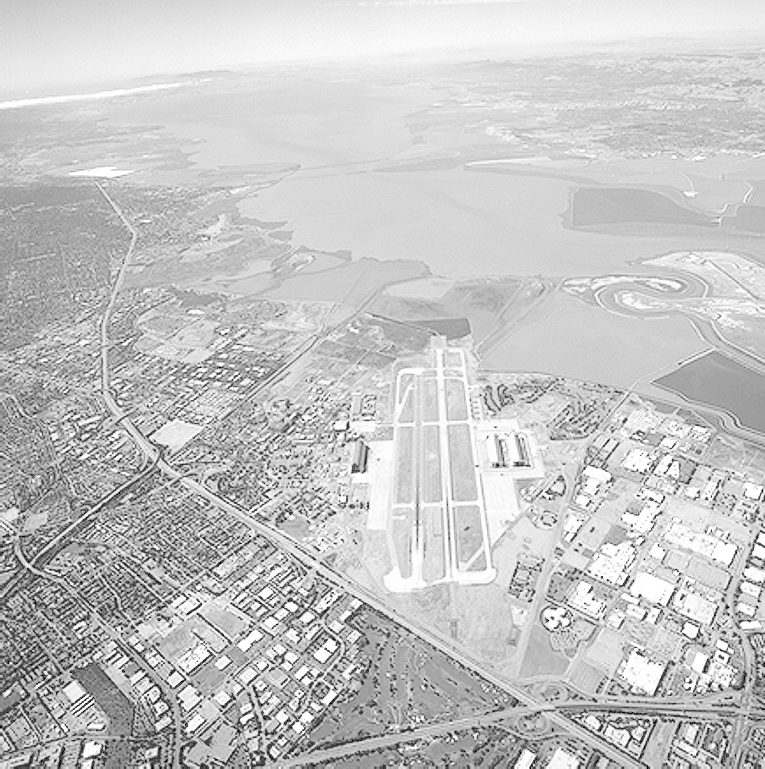
#> input picture runway.png, 765 x 769 px
$ jupyter execute 258782J_A01_Q6.ipynb   (older library calls are emulated)
#> lines starting #> are read from the running program, lines starting #| are printed output that depends on the picture
[cell 1]
import numpy as np
import matplotlib.pyplot as plt
import cv2

[cell 2]
def get_dog_kernels(size=5, sigma=2):
    k = size // 2
    y, x = np.ogrid[-k:k+1, -k:k+1]

    # Standard Gaussian
    gaussian = (1 / (2 * np.pi * sigma**2)) * np.exp(-(x**2 + y**2) / (2 * sigma**2))

    # Derivatives
    gx = -(x / sigma**2) * gaussian
    gy = -(y / sigma**2) * gaussian

    # Normalize: Sum of absolute values to 1 for gradient consistency
    gx /= np.sum(np.abs(gx))
    gy /= np.sum(np.abs(gy))

    return gx, gy

gx_kernel, gy_kernel = get_dog_kernels()

[cell 3]
# Load image
img = cv2.imread('runway.png', 0)
#> img is the input picture: shape (769, 765); min 0, max 255, mean 197.1

# (d) Manual Convolution
grad_x_dog = cv2.filter2D(img, cv2.CV_64F, gx_kernel)
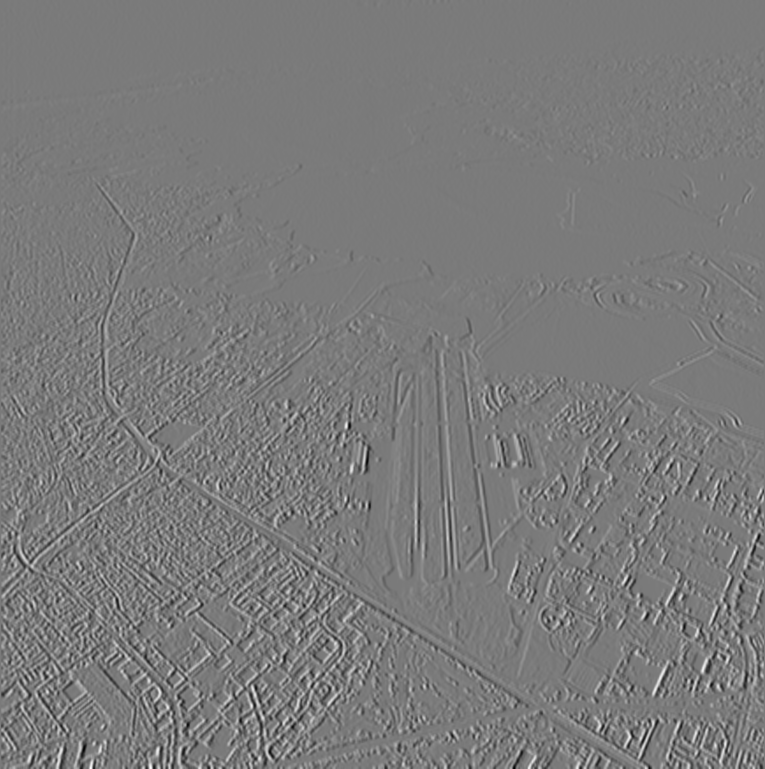
#> grad_x_dog: shape (769, 765) float64; min -98.83, max 106.3, mean 0; drawn with min black and max white
grad_y_dog = cv2.filter2D(img, cv2.CV_64F, gy_kernel)
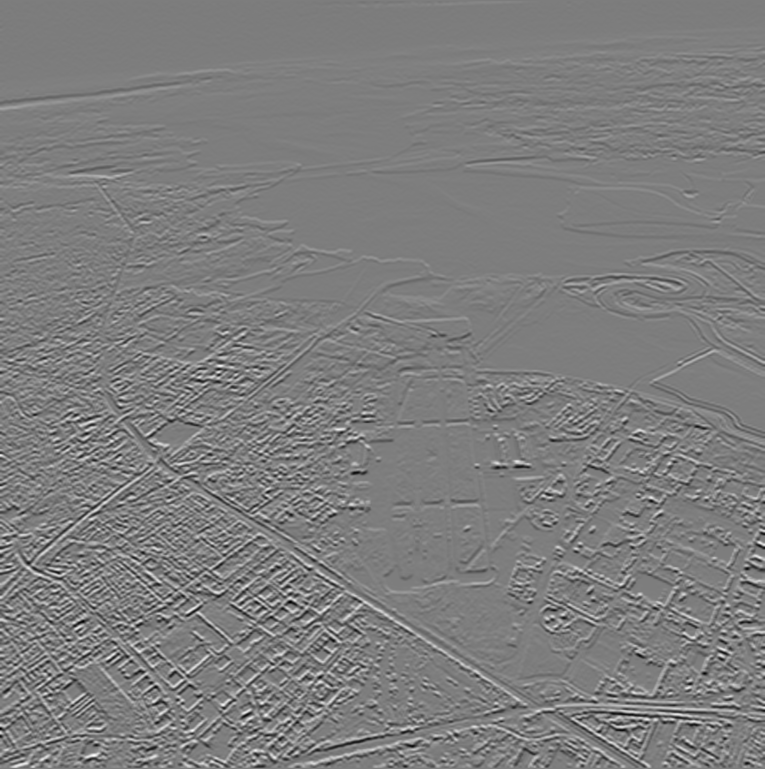
#> grad_y_dog: shape (769, 765) float64; min -93.09, max 95.59, mean 0.1; drawn with min black and max white

# (e) OpenCV Sobel
sobel_x = cv2.Sobel(img, cv2.CV_64F, 1, 0, ksize=5)
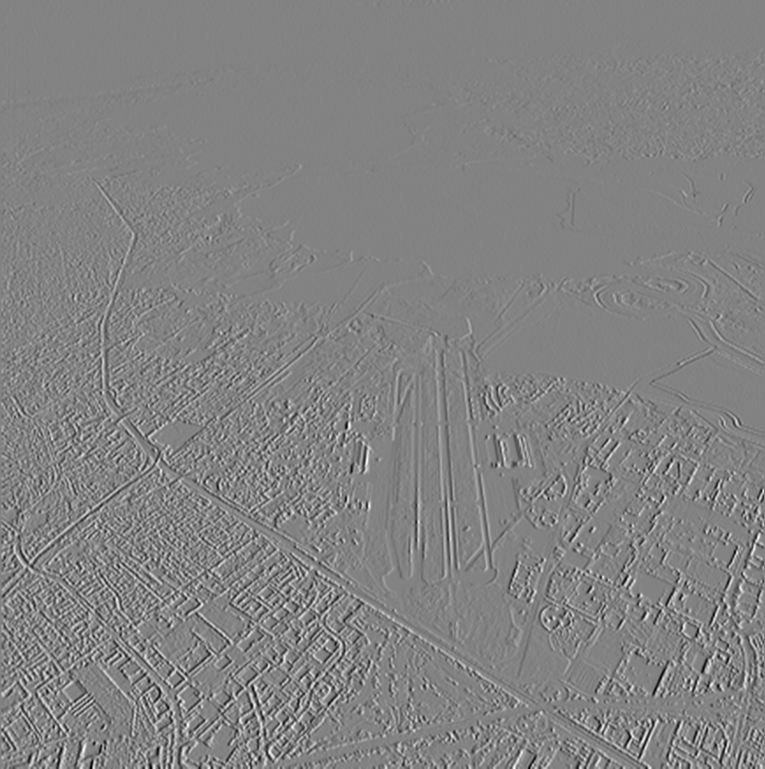
#> sobel_x: shape (769, 765) float64; min -9652, max 9177, mean 3.9; drawn with min black and max white
sobel_y = cv2.Sobel(img, cv2.CV_64F, 0, 1, ksize=5)
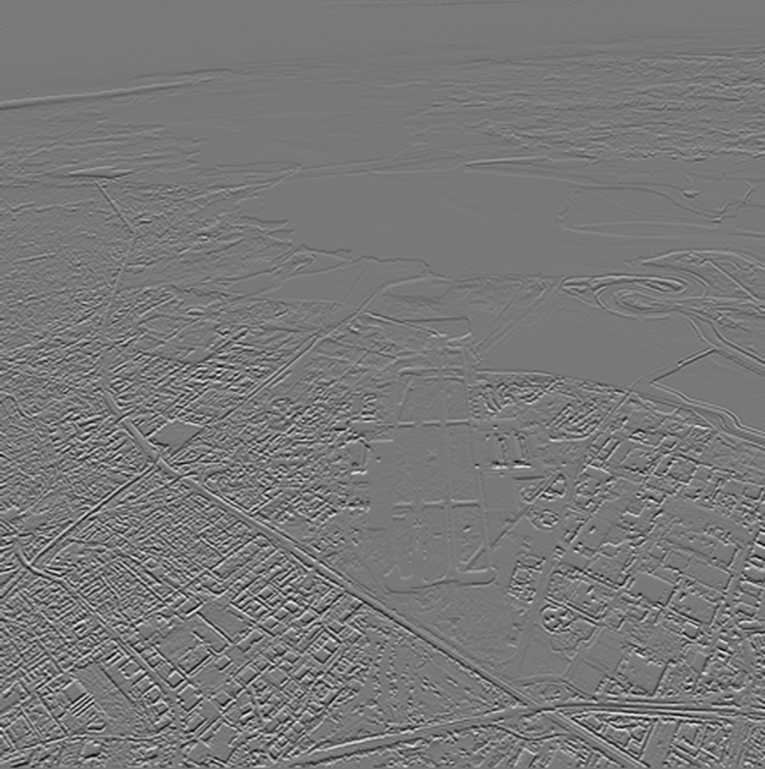
#> sobel_y: shape (769, 765) float64; min -8941, max 9904, mean -11.7; drawn with min black and max white

# Calculate Magnitude: sqrt(Gx^2 + Gy^2)
magnitude = np.sqrt(grad_x_dog**2 + grad_y_dog**2)
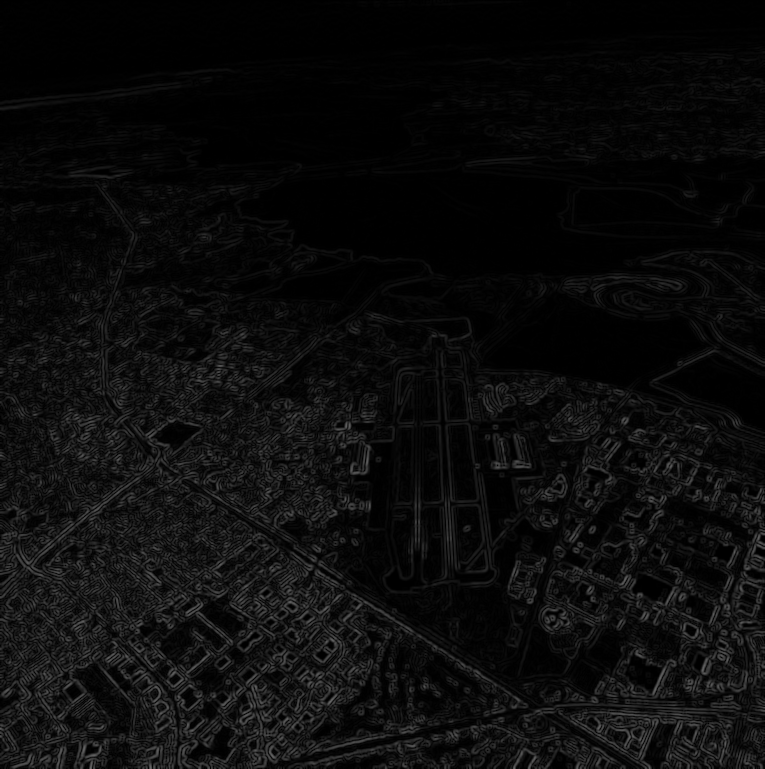
#> magnitude: shape (769, 765) float64; min 6.39e-16, max 106.3, mean 12.1
magnitude = np.uint8(np.clip(magnitude, 0, 255))

# --- Visualization ---
plt.figure(figsize=(15, 5))
plt.subplot(1, 5, 1); plt.imshow(grad_x_dog, cmap='gray'); plt.title('Horizontal Gradient (Gx)'); plt.axis('off')
plt.subplot(1, 5, 2); plt.imshow(grad_y_dog, cmap='gray'); plt.title('Vertical Gradient (Gy)'); plt.axis('off')
plt.subplot(1, 5, 3); plt.imshow(sobel_x, cmap='gray'); plt.title('Sobel Horizontal Gradient'); plt.axis('off')
plt.subplot(1, 5, 4); plt.imshow(sobel_y, cmap='gray'); plt.title('Sobel Vertical Gradient'); plt.axis('off')
plt.subplot(1, 5, 5); plt.imshow(magnitude, cmap='gray'); plt.title('Gradient Magnitude'); plt.axis('off')

plt.show()
